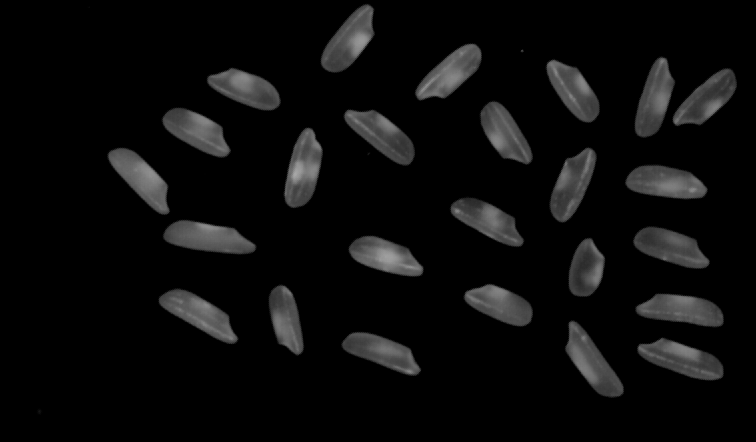
#> input picture images/rice.png, 756 x 442 px, found by its file name
$ jupyter execute '6-1 Distance_Transform.ipynb'   (shell and % lines are left out)
#> lines starting #> are read from the running program, lines starting #| are printed output that depends on the picture
### **像素距离与连通域**

* 图像形态学用于从图像中提取对于**描述区域形状**有意义的图像分量，重点关注图像的物体区域信息，忽略部分纹理信息，常转化为二值化图像处理

* 图像中两个像素之间的距离有多种定义方式，常用的有欧氏距离、街区距离和棋盘距离

* 欧氏距离是两个像素的直线距离，表示从一个像素到一个像素的最短距离，会出现小数$$d=\sqrt{(x_1-x_2)^2+(y_1-y_2)^2} $$

* 街区距离表示两个像素在x方向和y方向的距离之和，图像中两个像素值之间的距离一定为整数$$d=\sqrt{\left | x_1-x_2 \right | +\left | y_1-y_2 \right |} $$

* 棋盘距离表示两个像素在x方向距离和y方向距离的最大值，一定为整数$$d=max ( \left | x_1-x_2 \right | , \left | y_1-y_2 \right |) $$

* cv.distanceTransformWithLabels()用于实现距离变换，即统计图像中所有像素距离零像素的最短距离，并将距离变换后的图像对应的标签像素组通过值返回；第3个掩模尺寸，可以选择的尺寸为cv.DIST_MASK_3和cv.DIST_MASK_5：
  * 当使用街区距离时，掩模尺寸无影响
  * 当使用欧氏距离时，3 × 3 粗略计算两个像素值之间的距离，5 × 5 精确计算两个像素值之间的距离，一般使用5 × 5 掩模
  * 当使用棋盘距离时，掩模尺寸无影响
* 该函数的可选参数有：
  * cv.DIST_USER 自定义距离
  * cv.DIST_L1 街区距离 $d=\sqrt{(x_1-x_2)^2+(y_1-y_2)^2} $
  * cv.DIST_L2 欧氏距离 $d=\sqrt{\left | x_1-x_2 \right | +\left | y_1-y_2 \right |}$
  * cv.DIST_C 棋盘距离 $d=max ( \left | x_1-x_2 \right | , \left | y_1-y_2 \right |)$
  * cv.DIST_LABEL_CCOMP 每个连接的零像素都分配为相同的标签
  * cv.DIST_LABEL_PIXEL 每个连接的零像素都有自己的标签

* cv.distanceTransformWithLabels()函数在进行距离变换时会生成Voronoi图，但有时只需要实现距离变换，不需要生成Voronoi图，可使用cv.distanceTransform()函数，该函数取消了生成Voronoi图，只输出距离变换后的图像

* 图像中零像素表示黑色，为了清楚观察变换后的结果，不建议使用**距离过小**或**黑色区域较多**的图像

[cell 1]
# -*- coding:utf-8 -*-
import cv2 as cv
import numpy as np
import sys
import matplotlib
import matplotlib.pyplot as plt
# 设置中文字体
matplotlib.rcParams['font.family'] = 'simhei'
matplotlib.rcParams['axes.unicode_minus'] = False
rootpath = '/home/zomnk/python_ws/02-OpenCV4/images/'

[cell 2]
# 读取图像并判断是否读取成功
img = cv.imread(rootpath +'rice.png', cv.IMREAD_GRAYSCALE)
#> img is the input picture: shape (442, 756); min 0, max 167, mean 12.3
if img is None:
    print('Failed to read rice.png')
    sys.exit

[cell 3]
# 创建矩阵，用于求像素之间的距离
array = np.array([[1, 1, 1, 1, 1], [1, 1, 1, 1, 1], [1, 1, 0, 1, 1], [1, 1, 1, 1, 1], [1, 1, 1, 1, 1]],dtype='uint8')
# 分别计算街区距离，欧氏距离和棋盘距离
dst_L1 = cv.distanceTransform(array, cv.DIST_L1, cv.DIST_MASK_3)
dst_L2 = cv.distanceTransform(array, cv.DIST_L2, cv.DIST_MASK_5)
dst_C = cv.distanceTransform(array, cv.DIST_C, cv.DIST_MASK_3)

[cell 4]
# 将图像转换为二值图像，同时将黑白区域互换
# 二值化的阈值设置为50
rice_BW = cv.threshold(img, 50, 255, cv.THRESH_BINARY)
rice_BW_INV = cv.threshold(img, 50, 255, cv.THRESH_BINARY_INV)

[cell 5]
# 进行图像的距离变换
dst_rice_BW = cv.distanceTransform(rice_BW[1], 1, 3, dstType=cv.CV_32F)
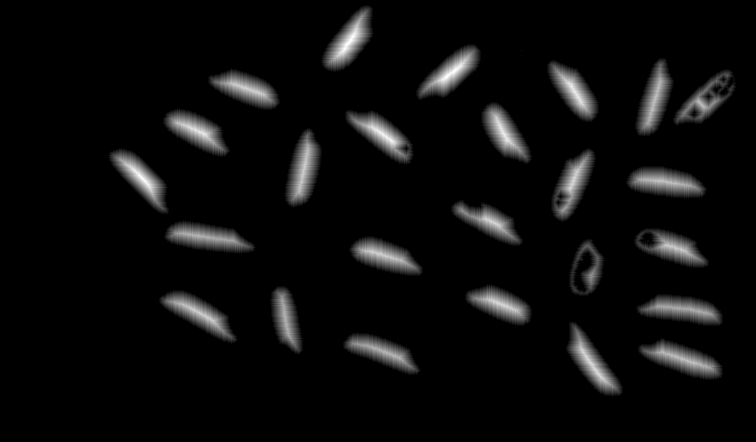
#> dst_rice_BW: shape (442, 756) float32; min 0, max 20, mean 0.964; drawn with min black and max white
dst_rice_BW_INV = cv.distanceTransform(rice_BW_INV[1], 1, 3, dstType=cv.CV_32F)
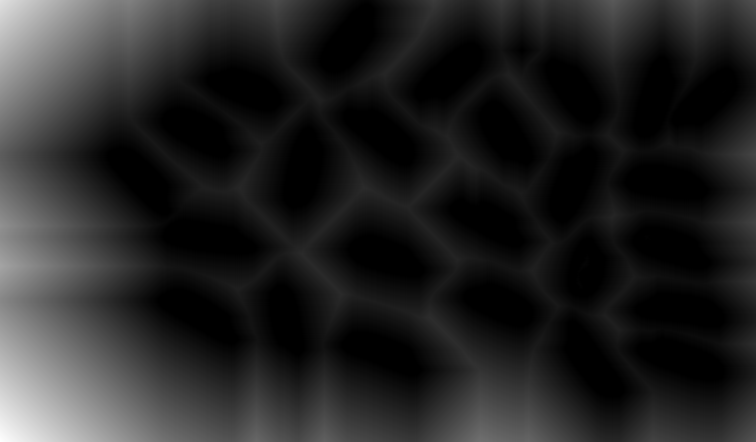
#> dst_rice_BW_INV: shape (442, 756) float32; min 0, max 297, mean 43.3; drawn with min black and max white

[cell 6]
# 展示矩阵距离计算结果
print('街区距离：\n{}'.format(dst_L1))
print('欧式距离：\n{}'.format(dst_L2))
print('棋盘距离：\n{}'.format(dst_C))

[cell 7]
# 展示二值化、黑白互换后的图像及距离变化结果
plt.figure(figsize=(20, 5))
plt.subplot(1, 4, 1)
plt.title('二值化图像')
plt.imshow(rice_BW[1], cmap='gray')
plt.subplot(1, 4, 2)
plt.title('二值化反相图像')
plt.imshow(rice_BW_INV[1], cmap='gray')
plt.subplot(1, 4, 3)
plt.title('二值化图像像素距离')
plt.imshow(dst_rice_BW, cmap='gray')
plt.subplot(1, 4, 4)
plt.title('二值化反相图像像素距离')
plt.imshow(dst_rice_BW_INV, cmap='gray')
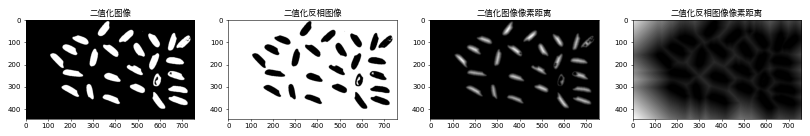
#> figure drawn by matplotlib, 4 panels

$ run again, with images/circles.png copied over images/rice.png
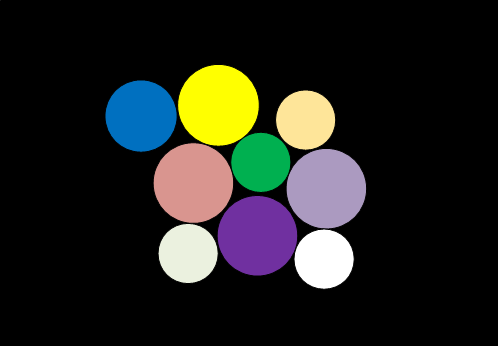
#> input picture images/circles.png, 498 x 346 px, found by its file name
#> `dst_rice_BW_INV = cv.distanceTransform(rice_BW_INV[1], 1, 3, dstType=c..`:
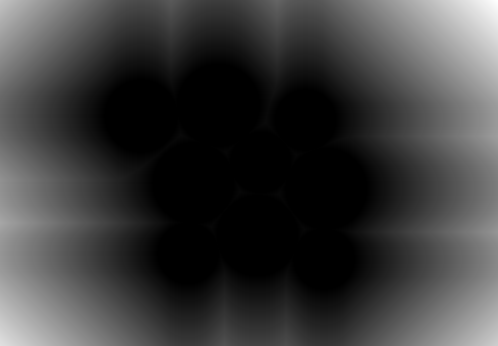
#> dst_rice_BW_INV: shape (346, 498) float32; min 0, max 270, mean 64.3; drawn with min black and max white
#> `[cell 7] # 展示二值化、黑白互换后的图像及距离变化结果 plt.figure(figsize=(20, 5)) plt.subpl..`:
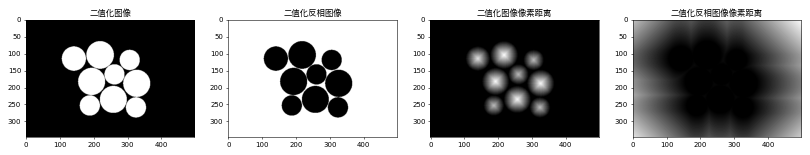
#> figure drawn by matplotlib, 4 panels
